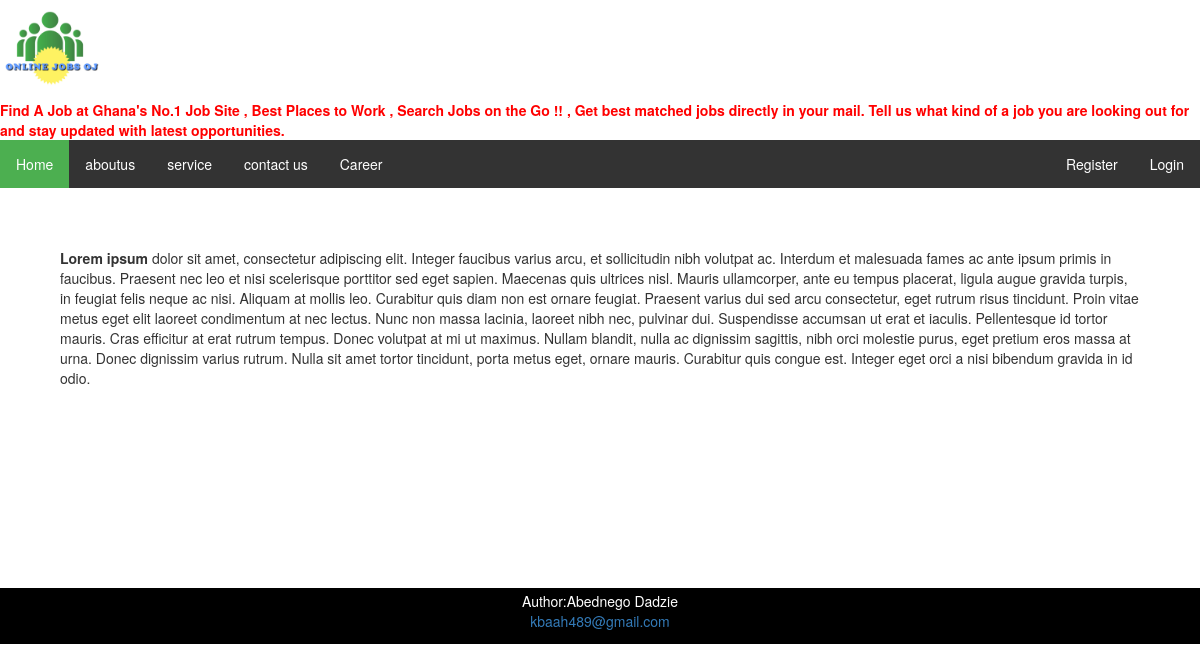
Screenshot of /page.php?id=1 with the database file from the repository.
### tables this page shows
CREATE TABLE `cmspages` (
  `id` int(11) NOT NULL,
  `title` varchar(500) NOT NULL,
  `description` text NOT NULL,
  `createdat` timestamp NOT NULL DEFAULT current_timestamp() ON UPDATE current_timestamp()
);

### page.php (the view, shortened to what this page needs)
<?php
 require_once("include\session.php");
?>
<!DOCTYPE html>
<html>
<head>
<link rel="stylesheet" href="asset\css\style.css">
<link rel="stylesheet" href="asset\css\homestyle.css">
<link rel="stylesheet" href="https://maxcdn.bootstrapcdn.com/bootstrap/3.3.7/css/bootstrap.css">
</head>
  <body>
    <div class="hompagecontainer">
      <?php include("header.php"); ?>
      <?php
if(isset($_GET["id"]) && !empty(trim($_GET["id"]))){
    require_once("include\config.php");
    $sql = "SELECT * FROM cmspages WHERE id = ?";
    if($stmt = mysqli_prepare($con, $sql)){
        mysqli_stmt_bind_param($stmt, "i", $param_id);
        if(mysqli_stmt_execute($stmt)){
            $result = mysqli_stmt_get_result($stmt);
            if(mysqli_num_rows($result) == 1){
                $row = mysqli_fetch_array($result, MYSQLI_ASSOC);
                 echo "<div style='padding:5%;height:400px;'>".$description = $row["description"]."</div>";
            } else{
                header("location: error.php");
                exit();
            }
        } else{
            echo "Oops! Something went wrong. Please try again later.";
        }
    }
} else{
    header("location: error.php");
    exit();
}
      ?>
      <?php include("footer.php"); ?>
    </div>
  </body>
</html>

### header.php (shortened to what this page needs)
<?php
require_once("include\config.php");
?>
<div class="topContainer">
	<div class="leftDiv"><a  href="index.php"><img widht="100px" src="<?php echo "asset\image\logo2.jpg"; ?>"></a>
	</div>
	<div class="rightDiv">
		<marquee behavior="scroll" style="color:red;" direction="left"><b>Find A Job at Ghana's No.1 Job Site , Best Places to Work , Search Jobs on the Go !! ,
			Get best matched jobs directly in your mail. Tell us what kind of a job you are looking out for and stay updated with latest opportunities.
		</b></marquee>
		<ul class="topnav">
			<li><a class="active" href="index.php">Home</a></li>
			<?php
			   $sql = "SELECT * FROM cmspages";
			   $result = mysqli_query($con,$sql);
			    $num = mysqli_num_rows($result);
			    if($num > 0){
			    while($row = mysqli_fetch_array($result,MYSQLI_ASSOC)){
			    	?>
			    	<li><a href="page.php?id=<?php echo $row['id']; ?>" ><?php echo $row['title']; ?></a></li>
			    	<?php
			    	}
			    }
			?>
			<?php if(isset($_SESSION['username'])) { ?>
			<li class="right"><a href="myaccount.php">My Account</a></li>
			<li class="right"><a href="logout.php">Logout</a></li>
			<?php }else{ ?>
			<li class="right"><a href="login.php">Login</a></li>
			<li class="right"><a href="register.php">Register</a></li>
			<?php } ?>
		</ul>
	</div>
</div>

### asset/css/style.css (style rules this page uses)
* { box-sizing: border-box }
a { color: dodgerblue; }

### asset/css/homestyle.css (style rules this page uses)
.topContainer { width:100%; }
.leftDiv { width:49%; }
.leftDiv img { width:100px; height:100px; }
body { margin: 0; font-family: helvetica; }
ul.topnav { list-style-type: none; margin: 0; padding: 0; overflow: hidden; background-color: #333; }
ul.topnav li { float: left; }
ul.topnav li a { display: block; color: white; text-align: center; padding: 14px 16px; text-decoration: none; }
ul.topnav li a.active { background-color: #4CAF50; }
ul.topnav li.right { float: right; }
li a.active { color: white; background-color: #4CAF50; }

### rows the page displays
cmspages: title "aboutus", description "Lorem ipsum dolor sit amet, consectetur adipiscing elit. Integer faucibus varius arcu, et sollicitudin nibh volutpat ac. Interdum et malesuada fames ac ante ipsum primis in faucibus. Praesent nec leo et nisi scelerisque porttitor sed eget sapien. Maecenas quis ultrices nisl. Mauris ullamcorper, ante eu tempus placerat, ligula augue gravida turpis, in feugiat felis neque ac nisi. Aliquam at mollis leo. Curabitur quis diam non est ornare feugiat. Praesent varius dui sed arcu consectetur, eget rutrum risus tincidunt. Proin vitae metus eget elit laoreet condimentum at nec lectus. Nunc non massa lacinia, laoreet nibh nec, pulvinar dui. Suspendisse accumsan ut erat et iaculis. Pellentesque id…"
cmspages: title "service"
cmspages: title "contact us"
cmspages: title "Career"
